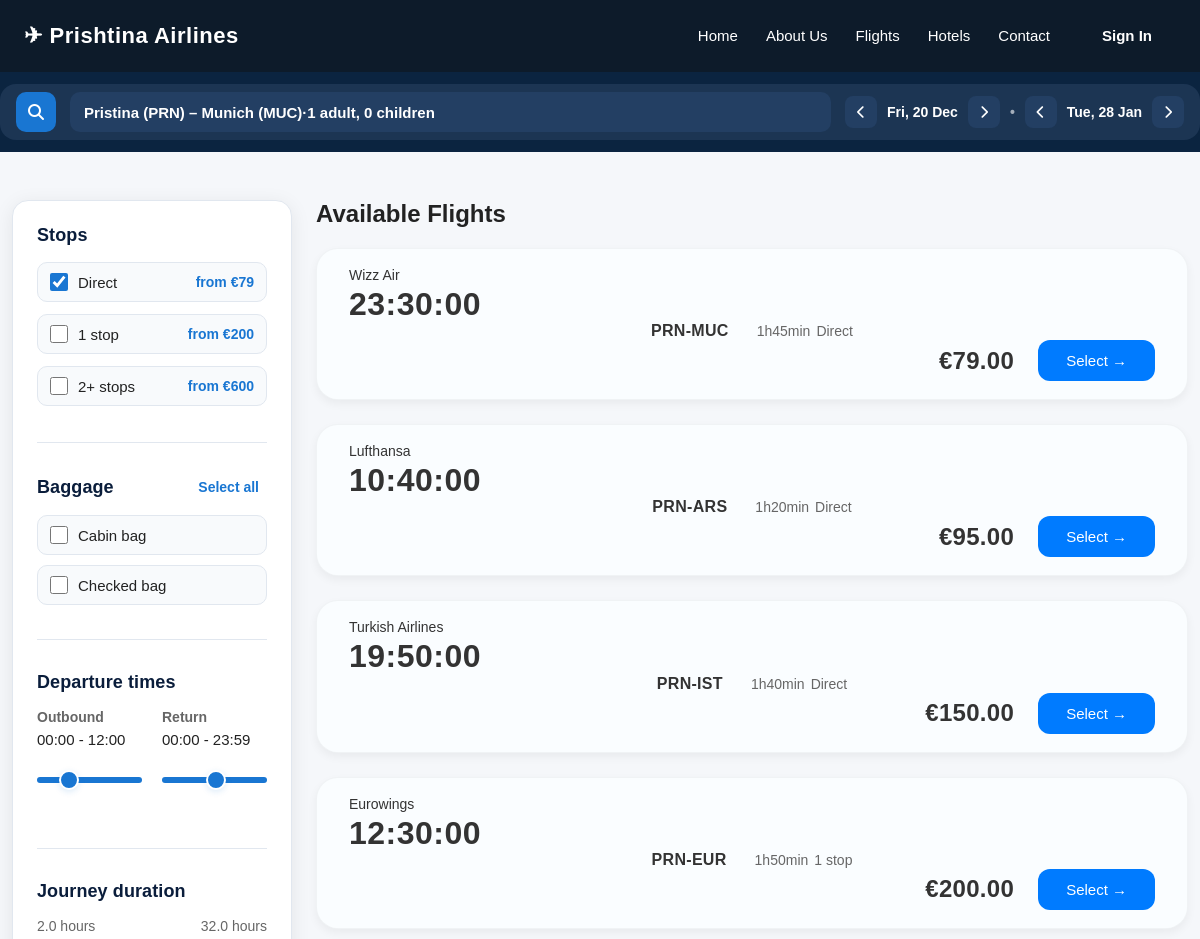
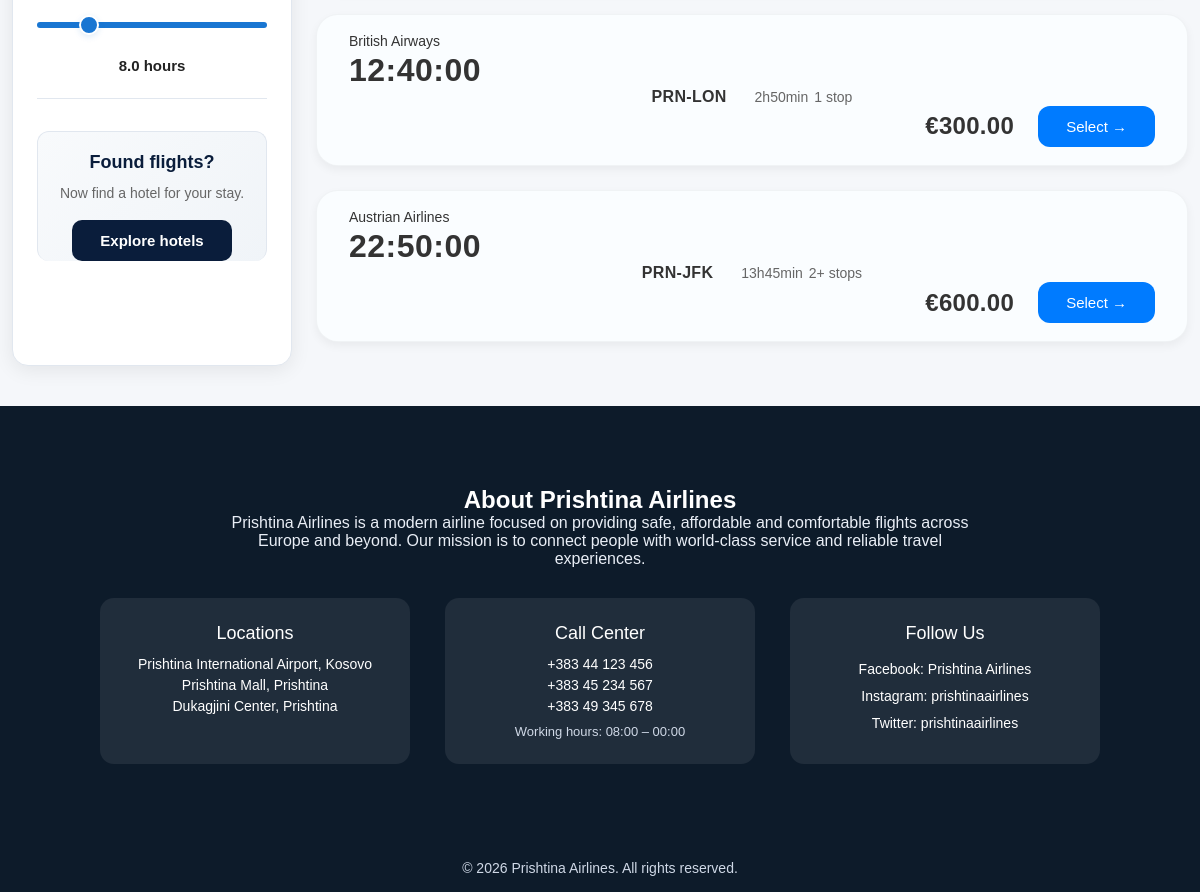
Page /flights.php on the committed database (2 pictures, top to bottom).
### tables this page shows
CREATE TABLE `flights` (
  `id` int(11) NOT NULL,
  `airline` varchar(100) NOT NULL,
  `route` varchar(100) NOT NULL,
  `flight_time` time NOT NULL,
  `duration` varchar(50) NOT NULL,
  `price` decimal(10,2) NOT NULL,
  `image_url` varchar(255) DEFAULT 'default-flight.jpg',
  `stops` tinyint(4) DEFAULT 0,
  `created_by` int(11) DEFAULT NULL
);

### M/FlightMapper.php (called while the page is built, shortened)
<?php
class FlightMapper extends Database {
    public function getAllFlights($filterStops = null) {
        try {
            $conn = $this->getConnection();
            $sql = "SELECT f.*, u.name as admin_name
                    FROM flights f
                    LEFT JOIN users u ON f.created_by = u.id";
            $params = [];
            $sql .= " ORDER BY f.price ASC";
            $statement = $conn->prepare($sql);
            $statement->execute($params);
            $rows = $statement->fetchAll(PDO::FETCH_ASSOC);
            return $rows;
        } catch (PDOException $e) {
            die("Database Error: " . $e->getMessage());
        }
    }
}

### flights.php (the view, shortened to what this page needs)
<?php
require_once __DIR__ . '/M/FlightMapper.php';
$flightMapper = new FlightMapper();
$allFlights = $flightMapper->getAllFlights();
function getStopLabel($f) {
    $s = isset($f['stops']) ? (int)$f['stops'] : (isset($f['is_direct']) && $f['is_direct'] ? 0 : 1);
    return $s === 0 ? 'Direct' : ($s === 1 ? '1 stop' : '2+ stops');
}
function getStopValue($f) {
    return isset($f['stops']) ? (int)$f['stops'] : (isset($f['is_direct']) && $f['is_direct'] ? 0 : 1);
}
?>
<!DOCTYPE html>
<html lang="en">
<head>
  <link rel="stylesheet" href="flights.css?v=3">
  <link rel="stylesheet" href="https://cdnjs.cloudflare.com/ajax/libs/font-awesome/6.5.0/css/all.min.css">
</head>
<body>
<nav class="navbar">
  <div class="logo">✈ Prishtina Airlines</div>
  <ul class="nav-links">
    <li><a href="homepage.php">Home</a></li>
    <li><a href="#about">About Us</a></li>
    <li><a href="flights.php">Flights</a></li>
    <li><a href="hotels.php">Hotels</a></li>
    <li><a href="contactform.php">Contact</a></li>
    <li><a class="signin-btn" href="signin.php">Sign In</a></li>
  </ul>
</nav>
<div class="summary-bar-bg">
  <div class="summary-bar">
    <div class="summary-search"><i class="fa-solid fa-magnifying-glass"></i></div>
    <div class="summary-route-wide" onclick="editRoute()">
      <span id="route-text">Pristina (PRN) – Munich (MUC)</span> · <span id="passenger-text">1 adult, 0 children</span>
    </div>
    <div class="summary-dates">
      <button class="date-btn" onclick="changeDate(-1, 'depart')"><i class="fa-solid fa-chevron-left"></i></button>
      <span id="depart-date">Sat, 20 Dec</span>
      <button class="date-btn" onclick="changeDate(1, 'depart')"><i class="fa-solid fa-chevron-right"></i></button>
      <span class="dot">•</span>
      <button class="date-btn" onclick="changeDate(-1, 'return')"><i class="fa-solid fa-chevron-left"></i></button>
      <span id="return-date">Wed, 28 Jan</span>
      <button class="date-btn" onclick="changeDate(1, 'return')"><i class="fa-solid fa-chevron-right"></i></button>
    </div>
  </div>
</div>
<div class="flights-container">
<aside class="sidebar-filters">
  <div class="filter-section">
    <h4>Stops</h4>
    <?php
    $directFlights = array_filter($allFlights, function($f) { return getStopValue($f) === 0; });
    $oneStopFlights = array_filter($allFlights, function($f) { return getStopValue($f) === 1; });
    $twoPlusFlights = array_filter($allFlights, function($f) { return getStopValue($f) >= 2; });
    ?>
    <div class="stop-option"><label><input type="checkbox" name="stop_filter" value="0" checked> Direct</label><span class="stop-price"><?php echo count($directFlights) ? 'from €' . min(array_map(function($f) { return (float)($f['price'] ?? 999); }, $directFlights)) : '-'; ?></span></div>
    <div class="stop-option"><label><input type="checkbox" name="stop_filter" value="1"> 1 stop</label><span class="stop-price"><?php echo count($oneStopFlights) ? 'from €' . min(array_map(function($f) { return (float)($f['price'] ?? 999); }, $oneStopFlights)) : '-'; ?></span></div>
    <div class="stop-option"><label><input type="checkbox" name="stop_filter" value="2"> 2+ stops</label><span class="stop-price"><?php echo count($twoPlusFlights) ? 'from €' . min(array_map(function($f) { return (float)($f['price'] ?? 999); }, $twoPlusFlights)) : '-'; ?></span></div>
  </div>
  <div class="filter-section">
    <div class="baggage-header"><h4>Baggage</h4><button class="select-all">Select all</button></div>
    <div class="baggage-option"><label><input type="checkbox"> Cabin bag</label></div>
    <div class="baggage-option"><label><input type="checkbox"> Checked bag</label></div>
  </div>
  <div class="filter-section">
    <h4>Departure times</h4>
    <div class="departure-times">
      <div class="time-range"><h5>Outbound</h5><span>00:00 - 12:00</span><input type="range" min="0" max="23" value="6"></div>
      <div class="time-range"><h5>Return</h5><span>00:00 - 23:59</span><input type="range" min="0" max="23" value="12"></div>
    </div>
  </div>
  <div class="filter-section">
    <h4>Journey duration</h4>
    <div class="duration-range">
      <div class="duration-labels"><span>2.0 hours</span><span>32.0 hours</span></div>
      <input type="range" min="2" max="32" value="8" step="0.1">
      <div class="duration-value">8.0 hours</div>
    </div>
  </div>
  <div class="filter-section hotel-box">
    <h3>Found flights?</h3>
    <p>Now find a hotel for your stay.</p>
    <a href="hotels.php" class="hotel-btn">Explore hotels</a>
  </div>
</aside>
<main class="flights-main">
  <h2>Available Flights</h2>
  <?php if (empty($allFlights)): ?>
    <div class="flight-card flight-card--empty">
      <p>No flights available for this route currently.</p>
    </div>
  <?php else: ?>
    <?php foreach ($allFlights as $flight):
      $stopVal = getStopValue($flight);
      $stopLabel = getStopLabel($flight);
    ?>
    <div class="flight-card" data-stops="<?php echo $stopVal; ?>">
      <div class="flight-left">
        <div class="airline"><?php echo htmlspecialchars($flight['airline']); ?></div>
        <div class="time"><?php echo htmlspecialchars($flight['flight_time']); ?></div>
      </div>
      <div class="flight-center">
        <div class="route"><?php echo htmlspecialchars($flight['route']); ?></div>
        <div class="duration-container">
          <span class="duration"><?php echo htmlspecialchars($flight['duration']); ?></span>
          <span class="direct"><?php echo htmlspecialchars($stopLabel); ?></span>
        </div>
      </div>
      <div class="flight-right">
        <div class="price-container">
          <span class="price">€<?php echo htmlspecialchars($flight['price']); ?></span>
        </div>
        <a href="flightdetails.html" class="select-btn">Select →</a>
      </div>
    </div>
    <?php endforeach; ?>
  <?php endif; ?>
</main>
</div>
<section id="about" class="about-airline">
    <div class="about-container">
        <h2>About Prishtina Airlines</h2>
        <p class="about-desc">
            Prishtina Airlines is a modern airline focused on providing safe,
            affordable and comfortable flights across Europe and beyond.
            Our mission is to connect people with world-class service and
            reliable travel experiences.
        </p>
        <div class="about-info">
            <div class="about-box">
                <h4>Locations</h4>
                <p>Prishtina International Airport, Kosovo</p>
                <p>Prishtina Mall, Prishtina</p>
                <p>Dukagjini Center, Prishtina</p>
            </div>
            <div class="about-box">
                <h4>Call Center</h4>
                <p>+383 44 123 456</p>
                <p>+383 45 234 567</p>
                <p>+383 49 345 678</p>
                <span>Working hours: 08:00 – 00:00</span>
            </div>
            <div class="about-box">
                <h4>Follow Us</h4>
                <div class="social-links">
                    <p>Facebook: Prishtina Airlines</p>
                    <p>Instagram: prishtinaairlines</p>
                    <p>Twitter: prishtinaairlines</p>
                </div>
            </div>
        </div>
    </div>
</section>
<footer class="airline-footer">
    © 2026 Prishtina Airlines. All rights reserved.
</footer>
</body>
</html>

### rows in the picture
flights: price "600", airline "Austrian Airlines", flight_time "22:50:00", route "PRN-JFK", duration "13h45min", stops "2+ stops", price "600.00"
flights: airline "Wizz Air", flight_time "23:30:00", route "PRN-MUC", duration "1h45min", stops "Direct", price "79.00"
flights: airline "Lufthansa", flight_time "10:40:00", route "PRN-ARS", duration "1h20min", stops "Direct", price "95.00"
flights: airline "Turkish Airlines", flight_time "19:50:00", route "PRN-IST", duration "1h40min", stops "Direct", price "150.00"
flights: airline "Eurowings", flight_time "12:30:00", route "PRN-EUR", duration "1h50min", stops "1 stop", price "200.00"
flights: airline "British Airways", flight_time "12:40:00", route "PRN-LON", duration "2h50min", stops "1 stop", price "300.00"
